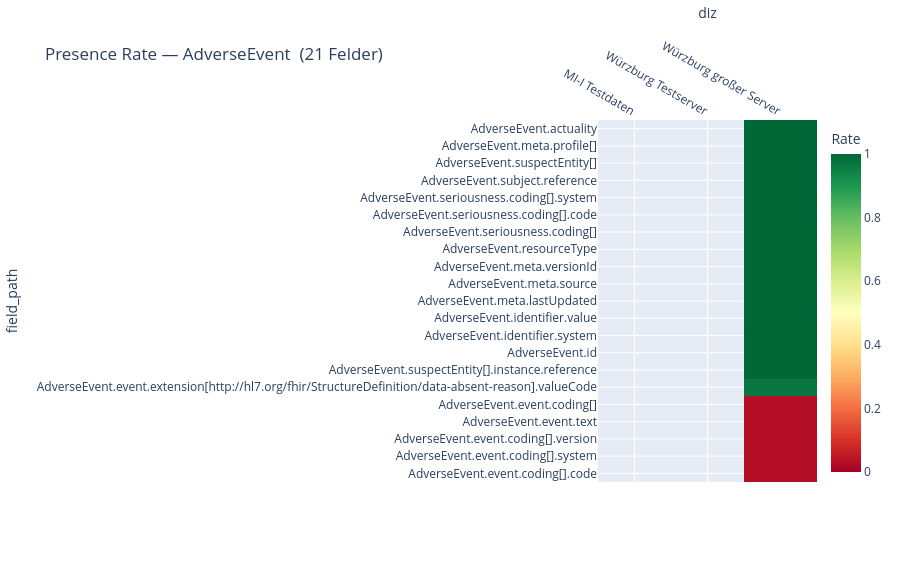
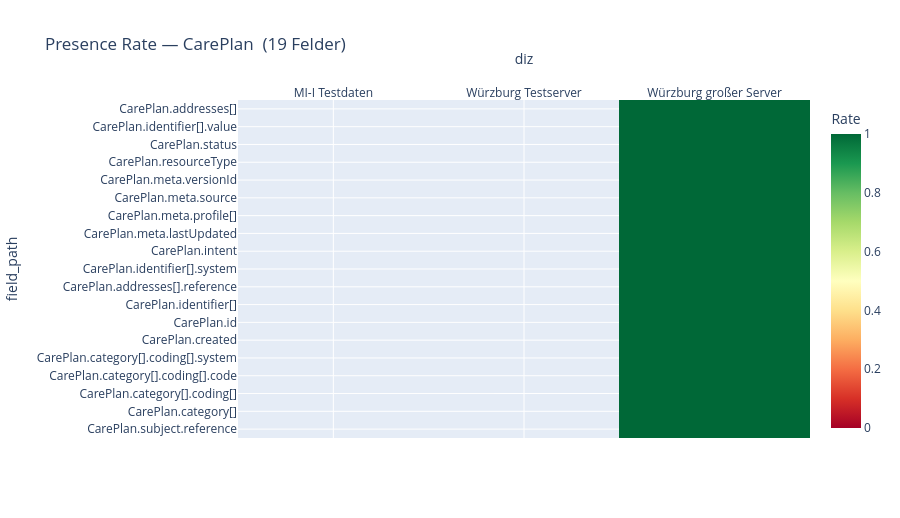
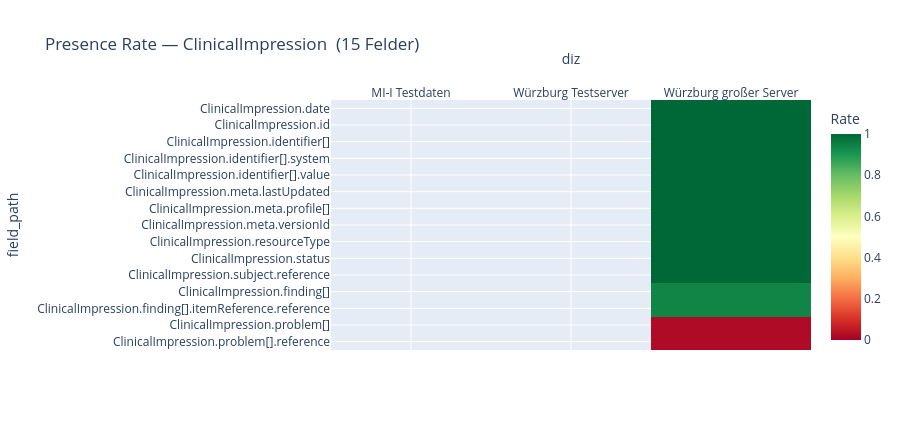
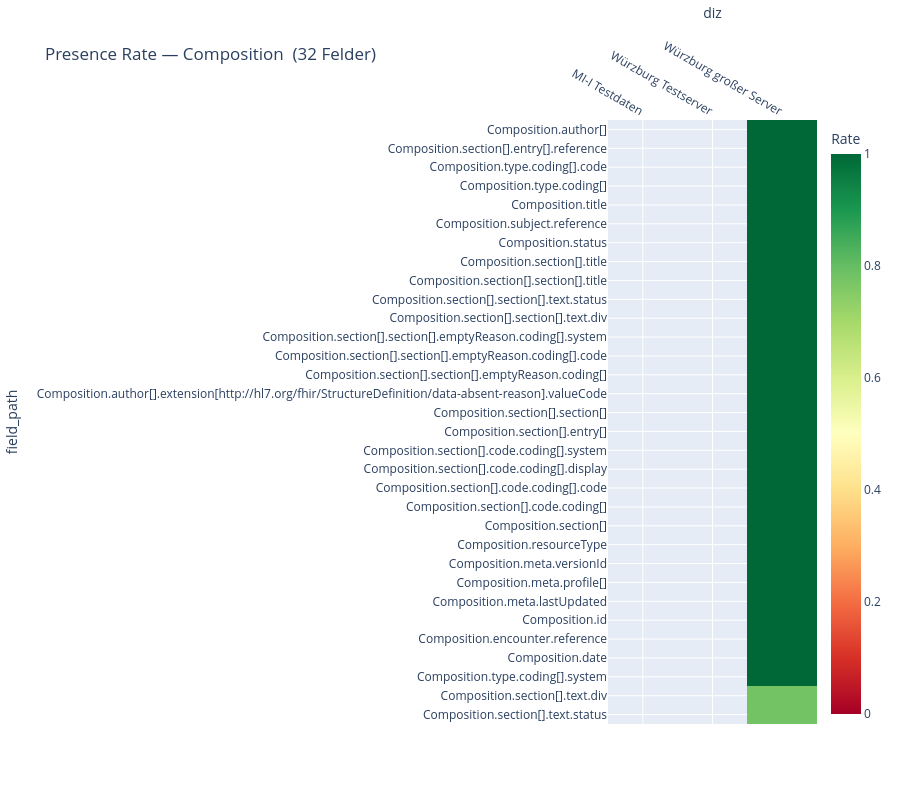

Notebook code for these charts, in order:
### Markdown cell above
---
## 2. Vollständigkeitsanalyse (Presence Rates)

Heatmap: Zeilen = Felder, Spalten = DIZ, Farbe = `presence_rate` (0 = nie vorhanden, 1 = immer vorhanden).  
Nur skalare Felder werden angezeigt (keine reinen Objekt-/Array-Knoten).

### Code cell
def presence_heatmap(resource_type: str, min_presence_any_diz: float = 0.0):
    """
    Zeichnet eine Presence-Rate-Heatmap für einen Ressourcentyp.
    min_presence_any_diz: Felder werden nur angezeigt wenn mindestens ein DIZ
                           diesen Wert überschreitet (filtert reine Nullzeilen).
    """
    sub = df_fields[
        (df_fields["resource_type"] == resource_type) &
        # Nur skalare Felder: kein reines object/array ohne weiteren Typ
        (~df_fields["detected_python_types"].str.fullmatch(r"object|array", na=False))
    ].copy()

    if sub.empty:
        print(f"Keine skalaren Felder für {resource_type} gefunden.")
        return

    pivot = sub.pivot_table(
        index="field_path", columns="diz",
        values="presence_rate", aggfunc="first"
    ).reindex(columns=LOADED_DIZ)

    # Filter: nur Felder die in mindestens einem DIZ > min_presence_any_diz sind
    pivot = pivot[pivot.max(axis=1) > min_presence_any_diz]

    if pivot.empty:
        print(f"Keine Felder über Schwellwert {min_presence_any_diz} für {resource_type}.")
        return

    # Sortierung: nach mittlerer Presence Rate (absteigend)
    pivot = pivot.loc[pivot.mean(axis=1).sort_values(ascending=False).index]

    height = max(400, len(pivot) * 22 + 100)

    fig = px.imshow(
        pivot,
        color_continuous_scale="RdYlGn",
        zmin=0, zmax=1,
        aspect="auto",
        title=f"Presence Rate — {resource_type}  ({len(pivot)} Felder)",
        labels={"color": "Presence Rate"},
        height=height
    )
    fig.update_xaxes(side="top")
    fig.update_layout(coloraxis_colorbar_title="Rate")
    fig.show()


# ── Heatmap für alle Ressourcentypen ─────────────────────────────────────
for rt in ALL_RT:
    presence_heatmap(rt, min_presence_any_diz=0.01)

### Figure 1 — Plotly figure (JSON) as saved in the notebook; plotly's stock layout.template omitted (floating-point values rounded to 4 significant figures)
{"data": [{"coloraxis": "coloraxis", "name": "0", "x": ["MI-I Testdaten", "Würzburg Testserver", "Würzburg großer Server"], "y": ["AdverseEvent.actuality", "AdverseEvent.meta.profile[]", "AdverseEvent.suspectEntity[]", "AdverseEvent.subject.reference", "AdverseEvent.seriousness.coding[].system", "AdverseEvent.seriousness.coding[].code", "AdverseEvent.seriousness.coding[]", "AdverseEvent.resourceType", "AdverseEvent.meta.versionId", "AdverseEvent.meta.source", "AdverseEvent.meta.lastUpdated", "AdverseEvent.identifier.value", "AdverseEvent.identifier.system", "AdverseEvent.id", "AdverseEvent.suspectEntity[].instance.reference", "AdverseEvent.event.extension[http://hl7.org/fhir/StructureDefinition/data-absent-reason].valueCode", "AdverseEvent.event.coding[]", "AdverseEvent.event.text", "AdverseEvent.event.coding[].version", "AdverseEvent.event.coding[].system", "AdverseEvent.event.coding[].code"], "z": [[NaN, NaN, 1.0], [NaN, NaN, 1.0], [NaN, NaN, 1.0], [NaN, NaN, 1.0], [NaN, NaN, 1.0], [NaN, NaN, 1.0], [NaN, NaN, 1.0], [NaN, NaN, 1.0], [NaN, NaN, 1.0], [NaN, NaN, 1.0], [NaN, NaN, 1.0], [NaN, NaN, 1.0], [NaN, NaN, 1.0], [NaN, NaN, 1.0], [NaN, NaN, 1.0], [NaN, NaN, 0.97], [NaN, NaN, 0.03], [NaN, NaN, 0.03], [NaN, NaN, 0.03], [NaN, NaN, 0.03], [NaN, NaN, 0.03]], "type": "heatmap", "xaxis": "x", "yaxis": "y", "hovertemplate": "diz: %{x}<br>field_path: %{y}<br>Presence Rate: %{z}<extra></extra>"}], "layout": {"xaxis": {"anchor": "y", "domain": [0.0, 1.0], "title": {"text": "diz"}, "side": "top"}, "yaxis": {"anchor": "x", "domain": [0.0, 1.0], "autorange": "reversed", "title": {"text": "field_path"}}, "coloraxis": {"colorbar": {"title": {"text": "Rate"}}, "colorscale": [[0.0, "rgb(165,0,38)"], [0.1, "rgb(215,48,39)"], [0.2, "rgb(244,109,67)"], [0.3, "rgb(253,174,97)"], [0.4, "rgb(254,224,139)"], [0.5, "rgb(255,255,191)"], [0.6, "rgb(217,239,139)"], [0.7, "rgb(166,217,106)"], [0.8, "rgb(102,189,99)"], [0.9, "rgb(26,152,80)"], [1.0, "rgb(0,104,55)"]], "cmin": 0, "cmax": 1}, "title": {"text": "Presence Rate — AdverseEvent  (21 Felder)"}, "height": 562}}

### Figure 2 — Plotly figure (JSON) as saved in the notebook; plotly's stock layout.template omitted (floating-point values rounded to 4 significant figures)
{"data": [{"coloraxis": "coloraxis", "name": "0", "x": ["MI-I Testdaten", "Würzburg Testserver", "Würzburg großer Server"], "y": ["CarePlan.addresses[]", "CarePlan.identifier[].value", "CarePlan.status", "CarePlan.resourceType", "CarePlan.meta.versionId", "CarePlan.meta.source", "CarePlan.meta.profile[]", "CarePlan.meta.lastUpdated", "CarePlan.intent", "CarePlan.identifier[].system", "CarePlan.addresses[].reference", "CarePlan.identifier[]", "CarePlan.id", "CarePlan.created", "CarePlan.category[].coding[].system", "CarePlan.category[].coding[].code", "CarePlan.category[].coding[]", "CarePlan.category[]", "CarePlan.subject.reference"], "z": [[NaN, NaN, 1.0], [NaN, NaN, 1.0], [NaN, NaN, 1.0], [NaN, NaN, 1.0], [NaN, NaN, 1.0], [NaN, NaN, 1.0], [NaN, NaN, 1.0], [NaN, NaN, 1.0], [NaN, NaN, 1.0], [NaN, NaN, 1.0], [NaN, NaN, 1.0], [NaN, NaN, 1.0], [NaN, NaN, 1.0], [NaN, NaN, 1.0], [NaN, NaN, 1.0], [NaN, NaN, 1.0], [NaN, NaN, 1.0], [NaN, NaN, 1.0], [NaN, NaN, 1.0]], "type": "heatmap", "xaxis": "x", "yaxis": "y", "hovertemplate": "diz: %{x}<br>field_path: %{y}<br>Presence Rate: %{z}<extra></extra>"}], "layout": {"xaxis": {"anchor": "y", "domain": [0.0, 1.0], "title": {"text": "diz"}, "side": "top"}, "yaxis": {"anchor": "x", "domain": [0.0, 1.0], "autorange": "reversed", "title": {"text": "field_path"}}, "coloraxis": {"colorbar": {"title": {"text": "Rate"}}, "colorscale": [[0.0, "rgb(165,0,38)"], [0.1, "rgb(215,48,39)"], [0.2, "rgb(244,109,67)"], [0.3, "rgb(253,174,97)"], [0.4, "rgb(254,224,139)"], [0.5, "rgb(255,255,191)"], [0.6, "rgb(217,239,139)"], [0.7, "rgb(166,217,106)"], [0.8, "rgb(102,189,99)"], [0.9, "rgb(26,152,80)"], [1.0, "rgb(0,104,55)"]], "cmin": 0, "cmax": 1}, "title": {"text": "Presence Rate — CarePlan  (19 Felder)"}, "height": 518}}

### Figure 3 — Plotly figure (JSON) as saved in the notebook; plotly's stock layout.template omitted (floating-point values rounded to 4 significant figures)
{"data": [{"coloraxis": "coloraxis", "name": "0", "x": ["MI-I Testdaten", "Würzburg Testserver", "Würzburg großer Server"], "y": ["ClinicalImpression.date", "ClinicalImpression.id", "ClinicalImpression.identifier[]", "ClinicalImpression.identifier[].system", "ClinicalImpression.identifier[].value", "ClinicalImpression.meta.lastUpdated", "ClinicalImpression.meta.profile[]", "ClinicalImpression.meta.versionId", "ClinicalImpression.resourceType", "ClinicalImpression.status", "ClinicalImpression.subject.reference", "ClinicalImpression.finding[]", "ClinicalImpression.finding[].itemReference.reference", "ClinicalImpression.problem[]", "ClinicalImpression.problem[].reference"], "z": [[NaN, NaN, 1.0], [NaN, NaN, 1.0], [NaN, NaN, 1.0], [NaN, NaN, 1.0], [NaN, NaN, 1.0], [NaN, NaN, 1.0], [NaN, NaN, 1.0], [NaN, NaN, 1.0], [NaN, NaN, 1.0], [NaN, NaN, 1.0], [NaN, NaN, 1.0], [NaN, NaN, 0.94], [NaN, NaN, 0.94], [NaN, NaN, 0.02], [NaN, NaN, 0.02]], "type": "heatmap", "xaxis": "x", "yaxis": "y", "hovertemplate": "diz: %{x}<br>field_path: %{y}<br>Presence Rate: %{z}<extra></extra>"}], "layout": {"xaxis": {"anchor": "y", "domain": [0.0, 1.0], "title": {"text": "diz"}, "side": "top"}, "yaxis": {"anchor": "x", "domain": [0.0, 1.0], "autorange": "reversed", "title": {"text": "field_path"}}, "coloraxis": {"colorbar": {"title": {"text": "Rate"}}, "colorscale": [[0.0, "rgb(165,0,38)"], [0.1, "rgb(215,48,39)"], [0.2, "rgb(244,109,67)"], [0.3, "rgb(253,174,97)"], [0.4, "rgb(254,224,139)"], [0.5, "rgb(255,255,191)"], [0.6, "rgb(217,239,139)"], [0.7, "rgb(166,217,106)"], [0.8, "rgb(102,189,99)"], [0.9, "rgb(26,152,80)"], [1.0, "rgb(0,104,55)"]], "cmin": 0, "cmax": 1}, "title": {"text": "Presence Rate — ClinicalImpression  (15 Felder)"}, "height": 430}}

### Figure 4 — Plotly figure (JSON) as saved in the notebook; plotly's stock layout.template omitted (floating-point values rounded to 4 significant figures)
{"data": [{"coloraxis": "coloraxis", "name": "0", "x": ["MI-I Testdaten", "Würzburg Testserver", "Würzburg großer Server"], "y": ["Composition.author[]", "Composition.section[].entry[].reference", "Composition.type.coding[].code", "Composition.type.coding[]", "Composition.title", "Composition.subject.reference", "Composition.status", "Composition.section[].title", "Composition.section[].section[].title", "Composition.section[].section[].text.status", "Composition.section[].section[].text.div", "Composition.section[].section[].emptyReason.coding[].system", "Composition.section[].section[].emptyReason.coding[].code", "Composition.section[].section[].emptyReason.coding[]", "Composition.author[].extension[http://hl7.org/fhir/StructureDefinition/data-absent-reason].valueCode", "Composition.section[].section[]", "Composition.section[].entry[]", "Composition.section[].code.coding[].system", "Composition.section[].code.coding[].display", "Composition.section[].code.coding[].code", "Composition.section[].code.coding[]", "Composition.section[]", "Composition.resourceType", "Composition.meta.versionId", "Composition.meta.profile[]", "Composition.meta.lastUpdated", "Composition.id", "Composition.encounter.reference", "Composition.date", "Composition.type.coding[].system", "Composition.section[].text.div", "Composition.section[].text.status"], "z": [[NaN, NaN, 1.0], [NaN, NaN, 1.0], [NaN, NaN, 1.0], [NaN, NaN, 1.0], [NaN, NaN, 1.0], [NaN, NaN, 1.0], [NaN, NaN, 1.0], [NaN, NaN, 1.0], [NaN, NaN, 1.0], [NaN, NaN, 1.0], [NaN, NaN, 1.0], [NaN, NaN, 1.0], [NaN, NaN, 1.0], [NaN, NaN, 1.0], [NaN, NaN, 1.0], [NaN, NaN, 1.0], [NaN, NaN, 1.0], [NaN, NaN, 1.0], [NaN, NaN, 1.0], [NaN, NaN, 1.0], [NaN, NaN, 1.0], [NaN, NaN, 1.0], [NaN, NaN, 1.0], [NaN, NaN, 1.0], [NaN, NaN, 1.0], [NaN, NaN, 1.0], [NaN, NaN, 1.0], [NaN, NaN, 1.0], [NaN, NaN, 1.0], [NaN, NaN, 1.0], [NaN, NaN, 0.78], [NaN, NaN, 0.78]], "type": "heatmap", "xaxis": "x", "yaxis": "y", "hovertemplate": "diz: %{x}<br>field_path: %{y}<br>Presence Rate: %{z}<extra></extra>"}], "layout": {"xaxis": {"anchor": "y", "domain": [0.0, 1.0], "title": {"text": "diz"}, "side": "top"}, "yaxis": {"anchor": "x", "domain": [0.0, 1.0], "autorange": "reversed", "title": {"text": "field_path"}}, "coloraxis": {"colorbar": {"title": {"text": "Rate"}}, "colorscale": [[0.0, "rgb(165,0,38)"], [0.1, "rgb(215,48,39)"], [0.2, "rgb(244,109,67)"], [0.3, "rgb(253,174,97)"], [0.4, "rgb(254,224,139)"], [0.5, "rgb(255,255,191)"], [0.6, "rgb(217,239,139)"], [0.7, "rgb(166,217,106)"], [0.8, "rgb(102,189,99)"], [0.9, "rgb(26,152,80)"], [1.0, "rgb(0,104,55)"]], "cmin": 0, "cmax": 1}, "title": {"text": "Presence Rate — Composition  (32 Felder)"}, "height": 804}}
